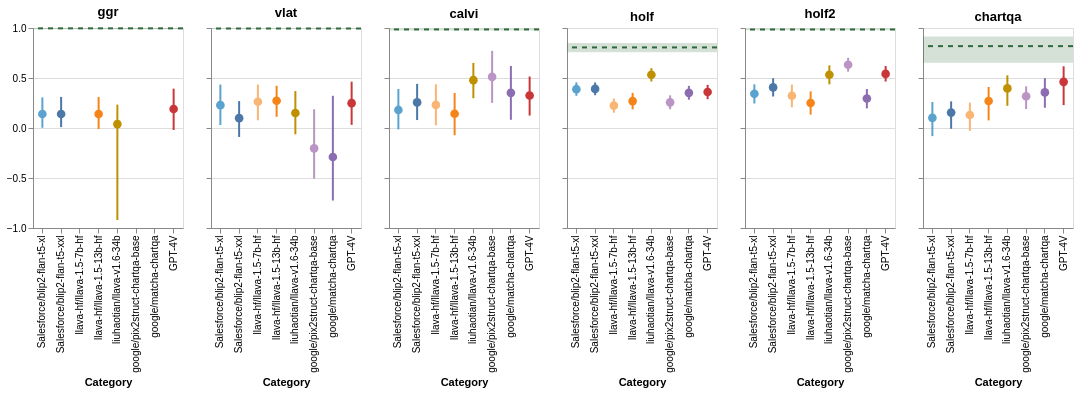

The cell this chart's notebook holds for it:
### Markdown cell above
### Correlation Error Bars

### Code cell
def create_human_machine_correlation_figure(correlation_df, tests, domain_order, domain_color=[]):
    """ Generate chart for point estimate and confidence intervals overlayed with item level scatteplots
    """
    charts = []
    for test in tests:
        df = correlation_df[correlation_df['test'] == test].copy()

        if test != 'ggr':
            axis =  alt.Axis(labels=False)
        else:
            axis = alt.Axis()
        
        mean_point_plot = alt.Chart(df).mark_point(filled=True, size=75, opacity=1).encode(
            x=alt.X('model:N', title='Category', scale=alt.Scale(domain=domain_order)),
            y=alt.Y('correlation:Q', title='', scale=alt.Scale(domain=[-1, 1]), axis=axis),
            color=alt.Color('model:N', scale=alt.Scale(domain=domain_order, range=domain_color), legend=None),
        )
        
        error_bars = alt.Chart(df).mark_rule(strokeWidth=2).encode(
            x=alt.X('model:N'),
            y=alt.Y('lower_correlation:Q'),
            y2='upper_correlation:Q',
            color=alt.Color('model:N', scale=alt.Scale(domain=domain_order, range=domain_color), legend=None)
        )

        split_half_band = alt.Chart(df[df['model'] == 'Human']).mark_rect(color=model_configs[-1]['color'], opacity=0.2).encode(
            y=alt.Y(f'lower_correlation:Q'),
            y2=(f'upper_correlation:Q'),
        )
    
        split_half_mean = alt.Chart(df[df['model'] == 'Human']).mark_rule(color=model_configs[-1]['color'], strokeDash=[5, 5]).encode(
            y=alt.Y(f'correlation:Q'),
            strokeWidth=alt.value(2)
        )

        if len(test) > 7:
            test = test[:7]
        
        chart = (mean_point_plot + error_bars + split_half_band + split_half_mean).properties(height=200, width=150, title=test)

        charts.append(chart)


    return alt.hconcat(*charts) #.resolve_scale(color='independent')

tests = ['ggr', 'vlat', 'calvi', 'holf', 'holf2', 'chartqa-test-continuous-human']
domain_order = [mc['model'] for mc in model_configs if mc['model'] != 'Human']
domain_color = [mc['color'] for mc in model_configs if mc['model'] != 'Human']

correlation_df = pd.concat([
    human_model_correlation_df,
    human_human_correlation_df
])

human_machine_correlation_figure = create_human_machine_correlation_figure(
    correlation_df,
    tests=tests,
    domain_order=domain_order, 
    domain_color=domain_color,
)
human_machine_correlation_figure.save("./figures/human_machine_correlation.pdf")
human_machine_correlation_figure

### Figure 1 — Vega-Lite specification as saved in the notebook (floating-point values rounded to 4 significant figures)
{"config": {"view": {"continuousWidth": 300, "continuousHeight": 300}}, "hconcat": [{"layer": [{"mark": {"type": "point", "filled": true, "opacity": 1, "size": 75}, "encoding": {"color": {"field": "model", "legend": null, "scale": {"domain": ["Salesforce/blip2-flan-t5-xl", "Salesforce/blip2-flan-t5-xxl", "llava-hf/llava-1.5-7b-hf", "llava-hf/llava-1.5-13b-hf", "liuhaotian/llava-v1.6-34b", "google/pix2struct-chartqa-base", "google/matcha-chartqa", "GPT-4V"], "range": ["#5ba3cf", "#4c78a8", "#f9b574", "#f58518", "#BF9000", "#ba94c4", "#8b6db2", "#c93739"]}, "type": "nominal"}, "x": {"field": "model", "scale": {"domain": ["Salesforce/blip2-flan-t5-xl", "Salesforce/blip2-flan-t5-xxl", "llava-hf/llava-1.5-7b-hf", "llava-hf/llava-1.5-13b-hf", "liuhaotian/llava-v1.6-34b", "google/pix2struct-chartqa-base", "google/matcha-chartqa", "GPT-4V"]}, "title": "Category", "type": "nominal"}, "y": {"axis": {}, "field": "correlation", "scale": {"domain": [-1, 1]}, "title": "", "type": "quantitative"}}}, {"mark": {"type": "rule", "strokeWidth": 2}, "encoding": {"color": {"field": "model", "legend": null, "scale": {"domain": ["Salesforce/blip2-flan-t5-xl", "Salesforce/blip2-flan-t5-xxl", "llava-hf/llava-1.5-7b-hf", "llava-hf/llava-1.5-13b-hf", "liuhaotian/llava-v1.6-34b", "google/pix2struct-chartqa-base", "google/matcha-chartqa", "GPT-4V"], "range": ["#5ba3cf", "#4c78a8", "#f9b574", "#f58518", "#BF9000", "#ba94c4", "#8b6db2", "#c93739"]}, "type": "nominal"}, "x": {"field": "model", "type": "nominal"}, "y": {"field": "lower_correlation", "type": "quantitative"}, "y2": {"field": "upper_correlation"}}}, {"data": {"name": "data-28aab1e607278b845702a17c82d986f5"}, "mark": {"type": "rect", "color": "#2e693b", "opacity": 0.2}, "encoding": {"y": {"field": "lower_correlation", "type": "quantitative"}, "y2": {"field": "upper_correlation"}}}, {"data": {"name": "data-28aab1e607278b845702a17c82d986f5"}, "mark": {"type": "rule", "color": "#2e693b", "strokeDash": [5, 5]}, "encoding": {"strokeWidth": {"value": 2}, "y": {"field": "correlation", "type": "quantitative"}}}], "data": {"name": "data-bddf4c4e8fd5fde5ea523abd0b12f1b9"}, "height": 200, "title": "ggr", "width": 150}, {"layer": [{"mark": {"type": "point", "filled": true, "opacity": 1, "size": 75}, "encoding": {"color": {"field": "model", "legend": null, "scale": {"domain": ["Salesforce/blip2-flan-t5-xl", "Salesforce/blip2-flan-t5-xxl", "llava-hf/llava-1.5-7b-hf", "llava-hf/llava-1.5-13b-hf", "liuhaotian/llava-v1.6-34b", "google/pix2struct-chartqa-base", "google/matcha-chartqa", "GPT-4V"], "range": ["#5ba3cf", "#4c78a8", "#f9b574", "#f58518", "#BF9000", "#ba94c4", "#8b6db2", "#c93739"]}, "type": "nominal"}, "x": {"field": "model", "scale": {"domain": ["Salesforce/blip2-flan-t5-xl", "Salesforce/blip2-flan-t5-xxl", "llava-hf/llava-1.5-7b-hf", "llava-hf/llava-1.5-13b-hf", "liuhaotian/llava-v1.6-34b", "google/pix2struct-chartqa-base", "google/matcha-chartqa", "GPT-4V"]}, "title": "Category", "type": "nominal"}, "y": {"axis": {"labels": false}, "field": "correlation", "scale": {"domain": [-1, 1]}, "title": "", "type": "quantitative"}}}, {"mark": {"type": "rule", "strokeWidth": 2}, "encoding": {"color": {"field": "model", "legend": null, "scale": {"domain": ["Salesforce/blip2-flan-t5-xl", "Salesforce/blip2-flan-t5-xxl", "llava-hf/llava-1.5-7b-hf", "llava-hf/llava-1.5-13b-hf", "liuhaotian/llava-v1.6-34b", "google/pix2struct-chartqa-base", "google/matcha-chartqa", "GPT-4V"], "range": ["#5ba3cf", "#4c78a8", "#f9b574", "#f58518", "#BF9000", "#ba94c4", "#8b6db2", "#c93739"]}, "type": "nominal"}, "x": {"field": "model", "type": "nominal"}, "y": {"field": "lower_correlation", "type": "quantitative"}, "y2": {"field": "upper_correlation"}}}, {"data": {"name": "data-3954ece715db78f6f0e3dd91a4ceb442"}, "mark": {"type": "rect", "color": "#2e693b", "opacity": 0.2}, "encoding": {"y": {"field": "lower_correlation", "type": "quantitative"}, "y2": {"field": "upper_correlation"}}}, {"data": {"name": "data-3954ece715db78f6f0e3dd91a4ceb442"}, "mark": {"type": "rule", "color": "#2e693b", "strokeDash": [5, 5]}, "encoding": {"strokeWidth": {"value": 2}, "y": {"field": "correlation", "type": "quantitative"}}}], "data": {"name": "data-ebd8316a2a44d335e4f286db8814645a"}, "height": 200, "title": "vlat", "width": 150}, {"layer": [{"mark": {"type": "point", "filled": true, "opacity": 1, "size": 75}, "encoding": {"color": {"field": "model", "legend": null, "scale": {"domain": ["Salesforce/blip2-flan-t5-xl", "Salesforce/blip2-flan-t5-xxl", "llava-hf/llava-1.5-7b-hf", "llava-hf/llava-1.5-13b-hf", "liuhaotian/llava-v1.6-34b", "google/pix2struct-chartqa-base", "google/matcha-chartqa", "GPT-4V"], "range": ["#5ba3cf", "#4c78a8", "#f9b574", "#f58518", "#BF9000", "#ba94c4", "#8b6db2", "#c93739"]}, "type": "nominal"}, "x": {"field": "model", "scale": {"domain": ["Salesforce/blip2-flan-t5-xl", "Salesforce/blip2-flan-t5-xxl", "llava-hf/llava-1.5-7b-hf", "llava-hf/llava-1.5-13b-hf", "liuhaotian/llava-v1.6-34b", "google/pix2struct-chartqa-base", "google/matcha-chartqa", "GPT-4V"]}, "title": "Category", "type": "nominal"}, "y": {"axis": {"labels": false}, "field": "correlation", "scale": {"domain": [-1, 1]}, "title": "", "type": "quantitative"}}}, {"mark": {"type": "rule", "strokeWidth": 2}, "encoding": {"color": {"field": "model", "legend": null, "scale": {"domain": ["Salesforce/blip2-flan-t5-xl", "Salesforce/blip2-flan-t5-xxl", "llava-hf/llava-1.5-7b-hf", "llava-hf/llava-1.5-13b-hf", "liuhaotian/llava-v1.6-34b", "google/pix2struct-chartqa-base", "google/matcha-chartqa", "GPT-4V"], "range": ["#5ba3cf", "#4c78a8", "#f9b574", "#f58518", "#BF9000", "#ba94c4", "#8b6db2", "#c93739"]}, "type": "nominal"}, "x": {"field": "model", "type": "nominal"}, "y": {"field": "lower_correlation", "type": "quantitative"}, "y2": {"field": "upper_correlation"}}}, {"data": {"name": "data-a603e7eae86ad4cdb115b70a1372841f"}, "mark": {"type": "rect", "color": "#2e693b", "opacity": 0.2}, "encoding": {"y": {"field": "lower_correlation", "type": "quantitative"}, "y2": {"field": "upper_correlation"}}}, {"data": {"name": "data-a603e7eae86ad4cdb115b70a1372841f"}, "mark": {"type": "rule", "color": "#2e693b", "strokeDash": [5, 5]}, "encoding": {"strokeWidth": {"value": 2}, "y": {"field": "correlation", "type": "quantitative"}}}], "data": {"name": "data-2449aebbc98065c84bf3efed62b0fa5b"}, "height": 200, "title": "calvi", "width": 150}, {"layer": [{"mark": {"type": "point", "filled": true, "opacity": 1, "size": 75}, "encoding": {"color": {"field": "model", "legend": null, "scale": {"domain": ["Salesforce/blip2-flan-t5-xl", "Salesforce/blip2-flan-t5-xxl", "llava-hf/llava-1.5-7b-hf", "llava-hf/llava-1.5-13b-hf", "liuhaotian/llava-v1.6-34b", "google/pix2struct-chartqa-base", "google/matcha-chartqa", "GPT-4V"], "range": ["#5ba3cf", "#4c78a8", "#f9b574", "#f58518", "#BF9000", "#ba94c4", "#8b6db2", "#c93739"]}, "type": "nominal"}, "x": {"field": "model", "scale": {"domain": ["Salesforce/blip2-flan-t5-xl", "Salesforce/blip2-flan-t5-xxl", "llava-hf/llava-1.5-7b-hf", "llava-hf/llava-1.5-13b-hf", "liuhaotian/llava-v1.6-34b", "google/pix2struct-chartqa-base", "google/matcha-chartqa", "GPT-4V"]}, "title": "Category", "type": "nominal"}, "y": {"axis": {"labels": false}, "field": "correlation", "scale": {"domain": [-1, 1]}, "title": "", "type": "quantitative"}}}, {"mark": {"type": "rule", "strokeWidth": 2}, "encoding": {"color": {"field": "model", "legend": null, "scale": {"domain": ["Salesforce/blip2-flan-t5-xl", "Salesforce/blip2-flan-t5-xxl", "llava-hf/llava-1.5-7b-hf", "llava-hf/llava-1.5-13b-hf", "liuhaotian/llava-v1.6-34b", "google/pix2struct-chartqa-base", "google/matcha-chartqa", "GPT-4V"], "range": ["#5ba3cf", "#4c78a8", "#f9b574", "#f58518", "#BF9000", "#ba94c4", "#8b6db2", "#c93739"]}, "type": "nominal"}, "x": {"field": "model", "type": "nominal"}, "y": {"field": "lower_correlation", "type": "quantitative"}, "y2": {"field": "upper_correlation"}}}, {"data": {"name": "data-44ac1770285d6281aae4e22f712da2d2"}, "mark": {"type": "rect", "color": "#2e693b", "opacity": 0.2}, "encoding": {"y": {"field": "lower_correlation", "type": "quantitative"}, "y2": {"field": "upper_correlation"}}}, {"data": {"name": "data-44ac1770285d6281aae4e22f712da2d2"}, "mark": {"type": "rule", "color": "#2e693b", "strokeDash": [5, 5]}, "encoding": {"strokeWidth": {"value": 2}, "y": {"field": "correlation", "type": "quantitative"}}}], "data": {"name": "data-4d2504dffaa7439672e3905878b2820e"}, "height": 200, "title": "holf", "width": 150}, {"layer": [{"mark": {"type": "point", "filled": true, "opacity": 1, "size": 75}, "encoding": {"color": {"field": "model", "legend": null, "scale": {"domain": ["Salesforce/blip2-flan-t5-xl", "Salesforce/blip2-flan-t5-xxl", "llava-hf/llava-1.5-7b-hf", "llava-hf/llava-1.5-13b-hf", "liuhaotian/llava-v1.6-34b", "google/pix2struct-chartqa-base", "google/matcha-chartqa", "GPT-4V"], "range": ["#5ba3cf", "#4c78a8", "#f9b574", "#f58518", "#BF9000", "#ba94c4", "#8b6db2", "#c93739"]}, "type": "nominal"}, "x": {"field": "model", "scale": {"domain": ["Salesforce/blip2-flan-t5-xl", "Salesforce/blip2-flan-t5-xxl", "llava-hf/llava-1.5-7b-hf", "llava-hf/llava-1.5-13b-hf", "liuhaotian/llava-v1.6-34b", "google/pix2struct-chartqa-base", "google/matcha-chartqa", "GPT-4V"]}, "title": "Category", "type": "nominal"}, "y": {"axis": {"labels": false}, "field": "correlation", "scale": {"domain": [-1, 1]}, "title": "", "type": "quantitative"}}}, {"mark": {"type": "rule", "strokeWidth": 2}, "encoding": {"color": {"field": "model", "legend": null, "scale": {"domain": ["Salesforce/blip2-flan-t5-xl", "Salesforce/blip2-flan-t5-xxl", "llava-hf/llava-1.5-7b-hf", "llava-hf/llava-1.5-13b-hf", "liuhaotian/llava-v1.6-34b", "google/pix2struct-chartqa-base", "google/matcha-chartqa", "GPT-4V"], "range": ["#5ba3cf", "#4c78a8", "#f9b574", "#f58518", "#BF9000", "#ba94c4", "#8b6db2", "#c93739"]}, "type": "nominal"}, "x": {"field": "model", "type": "nominal"}, "y": {"field": "lower_correlation", "type": "quantitative"}, "y2": {"field": "upper_correlation"}}}, {"data": {"name": "data-26675c06e87c404f46d498b3f649186b"}, "mark": {"type": "rect", "color": "#2e693b", "opacity": 0.2}, "encoding": {"y": {"field": "lower_correlation", "type": "quantitative"}, "y2": {"field": "upper_correlation"}}}, {"data": {"name": "data-26675c06e87c404f46d498b3f649186b"}, "mark": {"type": "rule", "color": "#2e693b", "strokeDash": [5, 5]}, "encoding": {"strokeWidth": {"value": 2}, "y": {"field": "correlation", "type": "quantitative"}}}], "data": {"name": "data-4f098e23a84246c954620b73036fff40"}, "height": 200, "title": "holf2", "width": 150}, {"layer": [{"mark": {"type": "point", "filled": true, "opacity": 1, "size": 75}, "encoding": {"color": {"field": "model", "legend": null, "scale": {"domain": ["Salesforce/blip2-flan-t5-xl", "Salesforce/blip2-flan-t5-xxl", "llava-hf/llava-1.5-7b-hf", "llava-hf/llava-1.5-13b-hf", "liuhaotian/llava-v1.6-34b", "google/pix2struct-chartqa-base", "google/matcha-chartqa", "GPT-4V"], "range": ["#5ba3cf", "#4c78a8", "#f9b574", "#f58518", "#BF9000", "#ba94c4", "#8b6db2", "#c93739"]}, "type": "nominal"}, "x": {"field": "model", "scale": {"domain": ["Salesforce/blip2-flan-t5-xl", "Salesforce/blip2-flan-t5-xxl", "llava-hf/llava-1.5-7b-hf", "llava-hf/llava-1.5-13b-hf", "liuhaotian/llava-v1.6-34b", "google/pix2struct-chartqa-base", "google/matcha-chartqa", "GPT-4V"]}, "title": "Category", "type": "nominal"}, "y": {"axis": {"labels": false}, "field": "correlation", "scale": {"domain": [-1, 1]}, "title": "", "type": "quantitative"}}}, {"mark": {"type": "rule", "strokeWidth": 2}, "encoding": {"color": {"field": "model", "legend": null, "scale": {"domain": ["Salesforce/blip2-flan-t5-xl", "Salesforce/blip2-flan-t5-xxl", "llava-hf/llava-1.5-7b-hf", "llava-hf/llava-1.5-13b-hf", "liuhaotian/llava-v1.6-34b", "google/pix2struct-chartqa-base", "google/matcha-chartqa", "GPT-4V"], "range": ["#5ba3cf", "#4c78a8", "#f9b574", "#f58518", "#BF9000", "#ba94c4", "#8b6db2", "#c93739"]}, "type": "nominal"}, "x": {"field": "model", "type": "nominal"}, "y": {"field": "lower_correlation", "type": "quantitative"}, "y2": {"field": "upper_correlation"}}}, {"data": {"name": "data-76482fc6082c371e34364fd3040f2450"}, "mark": {"type": "rect", "color": "#2e693b", "opacity": 0.2}, "encoding": {"y": {"field": "lower_correlation", "type": "quantitative"}, "y2": {"field": "upper_correlation"}}}, {"data": {"name": "data-76482fc6082c371e34364fd3040f2450"}, "mark": {"type": "rule", "color": "#2e693b", "strokeDash": [5, 5]}, "encoding": {"strokeWidth": {"value": 2}, "y": {"field": "correlation", "type": "quantitative"}}}], "data": {"name": "data-28bd097bda37102325b857663aa4402e"}, "height": 200, "title": "chartqa", "width": 150}], "$schema": "https://vega.github.io/schema/vega-lite/v5.16.3.json", "datasets": {"data-bddf4c4e8fd5fde5ea523abd0b12f1b9": [{"model": "Salesforce/blip2-flan-t5-xl", "test": "ggr", "lower_correlation": 0.002089, "upper_correlation": 0.3062, "correlation": 0.1396}, {"model": "Salesforce/blip2-flan-t5-xxl", "test": "ggr", "lower_correlation": 0.008778, "upper_correlation": 0.3109, "correlation": 0.1396}, {"model": "llava-hf/llava-1.5-7b-hf", "test": "ggr", "lower_correlation": null, "upper_correlation": null, "correlation": null}, {"model": "llava-hf/llava-1.5-13b-hf", "test": "ggr", "lower_correlation": -0.0104, "upper_correlation": 0.3093, "correlation": 0.1396}, {"model": "liuhaotian/llava-v1.6-34b", "test": "ggr", "lower_correlation": -0.9202, "upper_correlation": 0.2339, "correlation": 0.03886}, {"model": "google/pix2struct-chartqa-base", "test": "ggr", "lower_correlation": null, "upper_correlation": null, "correlation": null}, {"model": "google/matcha-chartqa", "test": "ggr", "lower_correlation": null, "upper_correlation": null, "correlation": null}, {"model": "GPT-4V", "test": "ggr", "lower_correlation": -0.02008, "upper_correlation": 0.3934, "correlation": 0.1901}, {"model": "Human", "test": "ggr", "lower_correlation": 0.9867, "upper_correlation": 0.9996, "correlation": 0.9965}], "data-28aab1e607278b845702a17c82d986f5": [{"model": "Human", "test": "ggr", "lower_correlation": 0.9867, "upper_correlation": 0.9996, "correlation": 0.9965}], "data-ebd8316a2a44d335e4f286db8814645a": [{"model": "Salesforce/blip2-flan-t5-xl", "test": "vlat", "lower_correlation": 0.03041, "upper_correlation": 0.4338, "correlation": 0.2283}, {"model": "Salesforce/blip2-flan-t5-xxl", "test": "vlat", "lower_correlation": -0.08961, "upper_correlation": 0.2693, "correlation": 0.09822}, {"model": "llava-hf/llava-1.5-7b-hf", "test": "vlat", "lower_correlation": 0.07692, "upper_correlation": 0.4348, "correlation": 0.2623}, {"model": "llava-hf/llava-1.5-13b-hf", "test": "vlat", "lower_correlation": 0.1124, "upper_correlation": 0.422, "correlation": 0.2719}, {"model": "liuhaotian/llava-v1.6-34b", "test": "vlat", "lower_correlation": -0.06252, "upper_correlation": 0.3692, "correlation": 0.1502}, {"model": "google/pix2struct-chartqa-base", "test": "vlat", "lower_correlation": -0.5071, "upper_correlation": 0.1876, "correlation": -0.2032}, {"model": "google/matcha-chartqa", "test": "vlat", "lower_correlation": -0.7252, "upper_correlation": 0.3222, "correlation": -0.2906}, {"model": "GPT-4V", "test": "vlat", "lower_correlation": 0.03139, "upper_correlation": 0.4632, "correlation": 0.2487}, {"model": "Human", "test": "vlat", "lower_correlation": 0.9908, "upper_correlation": 0.9976, "correlation": 0.9949}], "data-3954ece715db78f6f0e3dd91a4ceb442": [{"model": "Human", "test": "vlat", "lower_correlation": 0.9908, "upper_correlation": 0.9976, "correlation": 0.9949}], "data-2449aebbc98065c84bf3efed62b0fa5b": [{"model": "Salesforce/blip2-flan-t5-xl", "test": "calvi", "lower_correlation": -0.0138, "upper_correlation": 0.3902, "correlation": 0.1805}, {"model": "Salesforce/blip2-flan-t5-xxl", "test": "calvi", "lower_correlation": 0.07949, "upper_correlation": 0.441, "correlation": 0.256}, {"model": "llava-hf/llava-1.5-7b-hf", "test": "calvi", "lower_correlation": 0.02745, "upper_correlation": 0.4368, "correlation": 0.2309}, {"model": "llava-hf/llava-1.5-13b-hf", "test": "calvi", "lower_correlation": -0.07207, "upper_correlation": 0.3508, "correlation": 0.1426}, {"model": "liuhaotian/llava-v1.6-34b", "test": "calvi", "lower_correlation": 0.2975, "upper_correlation": 0.6511, "correlation": 0.4784}, {"model": "google/pix2struct-chartqa-base", "test": "calvi", "lower_correlation": 0.2512, "upper_correlation": 0.7714, "correlation": 0.5108}, {"model": "google/matcha-chartqa", "test": "calvi", "lower_correlation": 0.08223, "upper_correlation": 0.6208, "correlation": 0.3515}, {"model": "GPT-4V", "test": "calvi", "lower_correlation": 0.1244, "upper_correlation": 0.5147, "correlation": 0.3248}, {"model": "Human", "test": "calvi", "lower_correlation": 0.9755, "upper_correlation": 0.9932, "correlation": 0.9858}], "data-a603e7eae86ad4cdb115b70a1372841f": [{"model": "Human", "test": "calvi", "lower_correlation": 0.9755, "upper_correlation": 0.9932, "correlation": 0.9858}], "data-4d2504dffaa7439672e3905878b2820e": [{"model": "Salesforce/blip2-flan-t5-xl", "test": "holf", "lower_correlation": 0.3216, "upper_correlation": 0.4568, "correlation": 0.388}, {"model": "Salesforce/blip2-flan-t5-xxl", "test": "holf", "lower_correlation": 0.3281, "upper_correlation": 0.4553, "correlation": 0.391}, {"model": "llava-hf/llava-1.5-7b-hf", "test": "holf", "lower_correlation": 0.1526, "upper_correlation": 0.2948, "correlation": 0.2243}, {"model": "llava-hf/llava-1.5-13b-hf", "test": "holf", "lower_correlation": 0.1863, "upper_correlation": 0.3512, "correlation": 0.269}, {"model": "liuhaotian/llava-v1.6-34b", "test": "holf", "lower_correlation": 0.465, "upper_correlation": 0.5985, "correlation": 0.5323}, {"model": "google/pix2struct-chartqa-base", "test": "holf", "lower_correlation": 0.1872, "upper_correlation": 0.3267, "correlation": 0.2563}, {"model": "google/matcha-chartqa", "test": "holf", "lower_correlation": 0.2827, "upper_correlation": 0.4216, "correlation": 0.3516}, {"model": "GPT-4V", "test": "holf", "lower_correlation": 0.2881, "upper_correlation": 0.4312, "correlation": 0.3597}, {"model": "Human", "test": "holf", "lower_correlation": 0.7569, "upper_correlation": 0.8489, "correlation": 0.8058}], "data-44ac1770285d6281aae4e22f712da2d2": [{"model": "Human", "test": "holf", "lower_correlation": 0.7569, "upper_correlation": 0.8489, "correlation": 0.8058}], "data-4f098e23a84246c954620b73036fff40": [{"model": "Salesforce/blip2-flan-t5-xl", "test": "holf2", "lower_correlation": 0.2447, "upper_correlation": 0.4368, "correlation": 0.342}, {"model": "Salesforce/blip2-flan-t5-xxl", "test": "holf2", "lower_correlation": 0.315, "upper_correlation": 0.4975, "correlation": 0.4057}, {"model": "llava-hf/llava-1.5-7b-hf", "test": "holf2", "lower_correlation": 0.2073, "upper_correlation": 0.4343, "correlation": 0.322}, {"model": "llava-hf/llava-1.5-13b-hf", "test": "holf2", "lower_correlation": 0.134, "upper_correlation": 0.3663, "correlation": 0.25}, {"model": "liuhaotian/llava-v1.6-34b", "test": "holf2", "lower_correlation": 0.4364, "upper_correlation": 0.6265, "correlation": 0.5321}, {"model": "google/pix2struct-chartqa-base", "test": "holf2", "lower_correlation": 0.5636, "upper_correlation": 0.7017, "correlation": 0.6327}, {"model": "google/matcha-chartqa", "test": "holf2", "lower_correlation": 0.1966, "upper_correlation": 0.3901, "correlation": 0.2945}, {"model": "GPT-4V", "test": "holf2", "lower_correlation": 0.4646, "upper_correlation": 0.6202, "correlation": 0.5407}, {"model": "Human", "test": "holf2", "lower_correlation": 0.9764, "upper_correlation": 0.9918, "correlation": 0.9852}], "data-26675c06e87c404f46d498b3f649186b": [{"model": "Human", "test": "holf2", "lower_correlation": 0.9764, "upper_correlation": 0.9918, "correlation": 0.9852}], "data-28bd097bda37102325b857663aa4402e": [{"model": "Salesforce/blip2-flan-t5-xl", "test": "chartqa-test-continuous-human", "lower_correlation": -0.08118, "upper_correlation": 0.2598, "correlation": 0.1013}, {"model": "Salesforce/blip2-flan-t5-xxl", "test": "chartqa-test-continuous-human", "lower_correlation": -0.007893, "upper_correlation": 0.2665, "correlation": 0.1539}, {"model": "llava-hf/llava-1.5-7b-hf", "test": "chartqa-test-continuous-human", "lower_correlation": -0.02944, "upper_correlation": 0.2535, "correlation": 0.1297}, {"model": "llava-hf/llava-1.5-13b-hf", "test": "chartqa-test-continuous-human", "lower_correlation": 0.07598, "upper_correlation": 0.4103, "correlation": 0.2701}, {"model": "liuhaotian/llava-v1.6-34b", "test": "chartqa-test-continuous-human", "lower_correlation": 0.222, "upper_correlation": 0.527, "correlation": 0.3961}, {"model": "google/pix2struct-chartqa-base", "test": "chartqa-test-continuous-human", "lower_correlation": 0.1897, "upper_correlation": 0.4172, "correlation": 0.3174}, {"model": "google/matcha-chartqa", "test": "chartqa-test-continuous-human", "lower_correlation": 0.2024, "upper_correlation": 0.4993, "correlation": 0.3558}, {"model": "GPT-4V", "test": "chartqa-test-continuous-human", "lower_correlation": 0.2287, "upper_correlation": 0.6169, "correlation": 0.4617}, {"model": "Human", "test": "chartqa-test-continuous-human", "lower_correlation": 0.6517, "upper_correlation": 0.9162, "correlation": 0.8185}], "data-76482fc6082c371e34364fd3040f2450": [{"model": "Human", "test": "chartqa-test-continuous-human", "lower_correlation": 0.6517, "upper_correlation": 0.9162, "correlation": 0.8185}]}}
